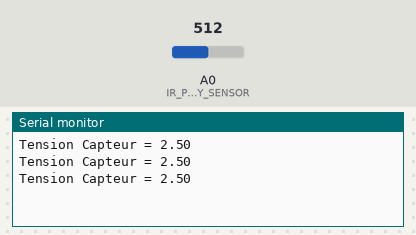
This sketch was run on a simulated Arduino Uno, built with avr-gcc and run on an emulated ATmega328P. Shown: the last lines printed to the serial monitor. Inputs (shaded band) come from the test bench; at power-on: A0 (IR_PROXIMITY_SENSOR) = 512.

Above: at 1.2 s.
1.3 s: A0 (IR_PROXIMITY_SENSOR) set to 716
At 1.9 s:
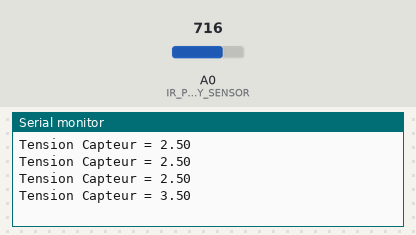
2.8 s: A0 (IR_PROXIMITY_SENSOR) set to 900
At 3.4 s:
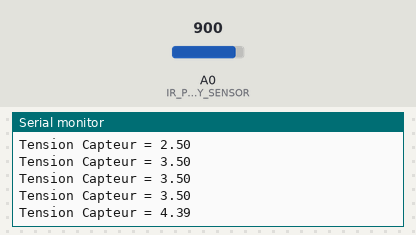
Timing chart, 0 to 5.8 s (numbered marks = the images above; inputs shaded):
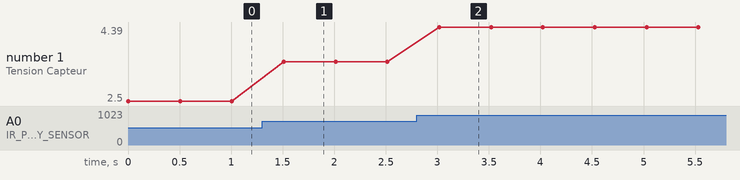

Measured:
- after the input at 1.3 s, the serial monitor: prints a new line after 0.21 s (image 1)
- after the input at 2.8 s, the serial monitor: prints a new line after 0.22 s (image 2)
- plotted number 1: 2.5 → 3.5 after the input at 1.3 s, 3.5 → 4.39 after the input at 2.8 s

The sketch:

Telemetre_ir_GROVE.ino
```cpp
/*
    ** Mesure Distance SHARP 2Y0A21F5Y module Grove **
       PIN A0 Module shield GROVE
       Baud rate 9600 -> Moniteur série
*/


#define IR_PROXIMITY_SENSOR A0
#define ADC_REF 5

float voltage = 0;

void setup() {
  Serial.begin(9600);
}

void loop() {
  voltage = getVoltage();
  Serial.print("Tension Capteur = " );
  Serial.print(voltage);
  Serial.println();
  delay(500);
}


float getVoltage() {
  int sensor_value;
  int sum;
  for (int i = 0; i < 20; i ++)
  {
    sensor_value = analogRead(IR_PROXIMITY_SENSOR);
    sum += sensor_value;
  }
  sensor_value = sum / 20;
  float voltage;
  voltage = (float)sensor_value * ADC_REF / 1024;
  return voltage;
}
```
